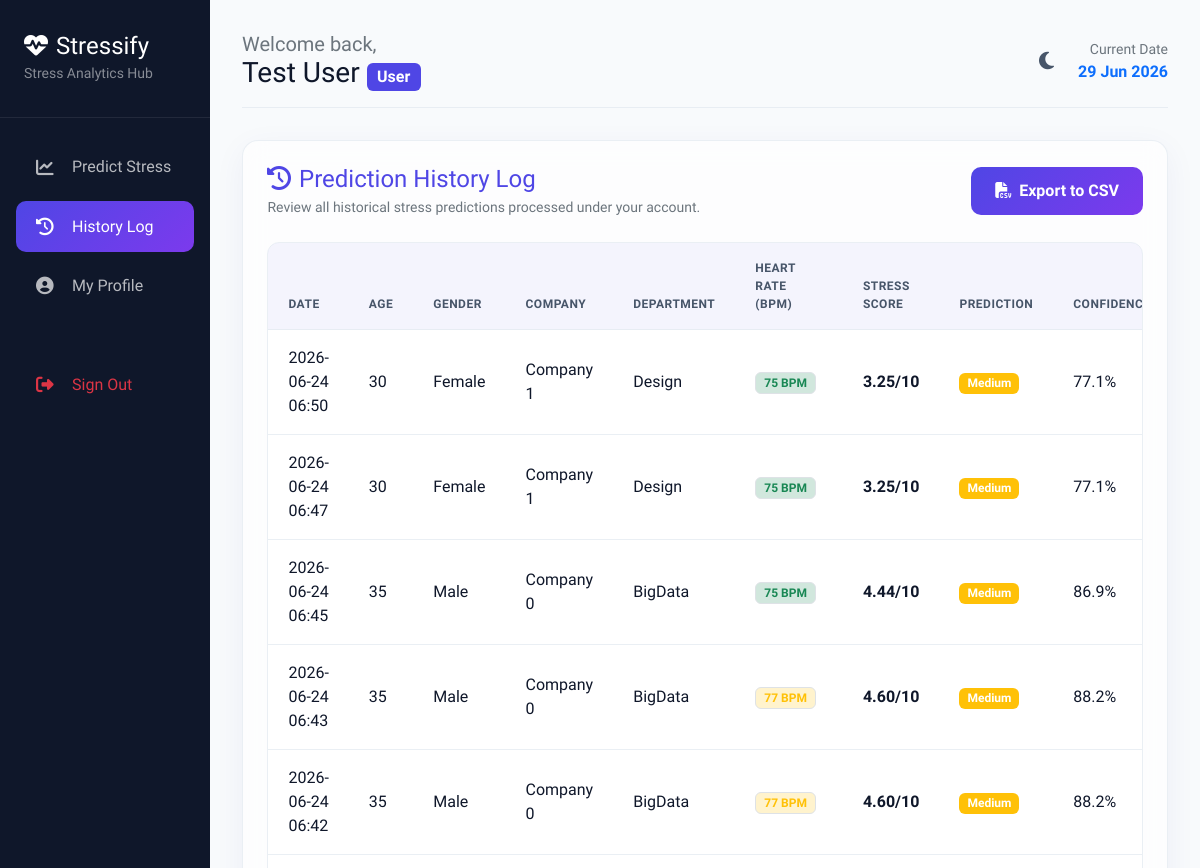
Page /history (signed in, upper part) on the earlier database version.
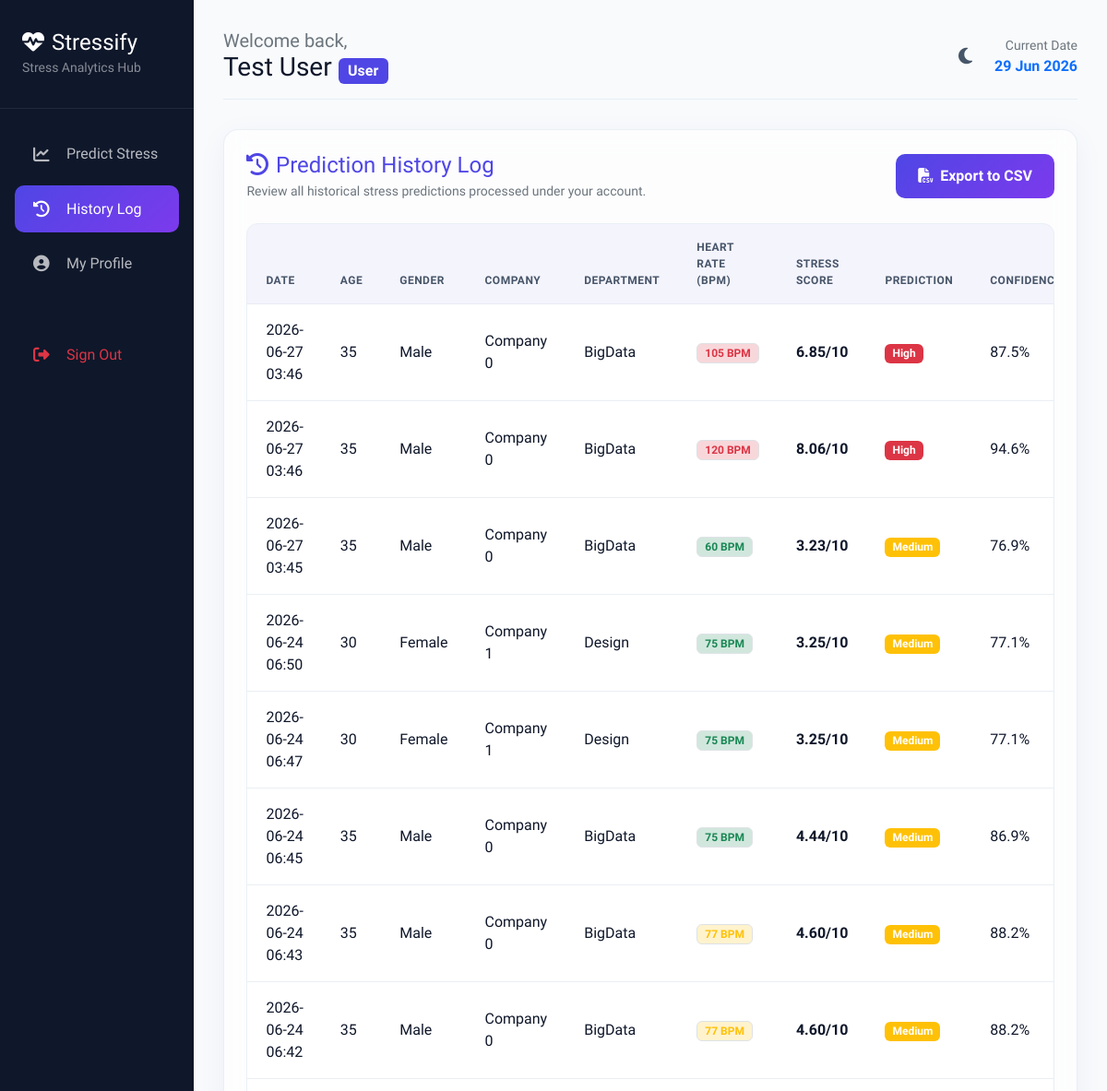
Same page on the later database version.
### models.py (models this page shows)
class Prediction(db.Model):
    __tablename__ = 'predictions'
    id = db.Column(db.Integer, primary_key=True)
    user_id = db.Column(db.Integer, db.ForeignKey('users.id', ondelete='CASCADE'), nullable=False)
    age = db.Column(db.Integer, nullable=False)
    gender = db.Column(db.String(10), nullable=False)
    company = db.Column(db.String(100), nullable=False)
    department = db.Column(db.String(100), nullable=False)
    years_in_company = db.Column(db.Float, nullable=False)
    prior_experience = db.Column(db.Float, nullable=False)
    salary = db.Column(db.Float, nullable=False)
    annual_bonus = db.Column(db.Float, nullable=False)
    resting_heart_rate = db.Column(db.Integer, nullable=False)
    predicted_stress = db.Column(db.String(20), nullable=False) # 'Low', 'Medium', 'High'
    confidence_score = db.Column(db.Float, nullable=False)
    prediction_date = db.Column(db.DateTime, default=datetime.utcnow)
    user = db.relationship('User', backref=db.backref('predictions', cascade='all, delete-orphan'))
    @property
    def calculated_score(self):
        try:
            import sys
            import os
            sys.path.insert(0, os.path.dirname(os.path.abspath(__file__)))
            from src.feature_engineering import get_dataset_extremes
            max_years, min_hr, max_hr = get_dataset_extremes()
        except Exception:
            max_years, min_hr, max_hr = 9.0, 55.0, 92.2
        workload = (self.years_in_company / max_years) * 10
        exp = max(self.years_in_company - self.prior_experience, 0.0)
        hr_s = ((self.resting_heart_rate - min_hr) / (max_hr - min_hr)) * 10
        raw = 0.40 * workload + 0.30 * exp + 0.30 * hr_s
        if self.predicted_stress == "Low":
            return min(max(raw, 0.0), 2.99)
        elif self.predicted_stress == "Medium":
            return min(max(raw, 3.0), 5.99)
        else:
            return min(max(raw, 6.0), 10.0)

### app.py (the view)
@app.route('/history')
@login_required
def user_history():
    user_predictions = Prediction.query.filter_by(user_id=current_user.id).order_by(Prediction.prediction_date.desc()).all()
    return render_template('history.html', active_page='history', predictions=user_predictions)

### app.py (called while the page is built)
@login_manager.user_loader
def load_user(user_id):
    return User.query.get(int(user_id))

@app.context_processor
def inject_now():
    return {'datetime_now': datetime.now()}

### src/feature_engineering.py (called while the page is built, shortened)
def get_dataset_extremes():
    global _dataset_extremes
    if _dataset_extremes is not None:
        return _dataset_extremes

### templates/history.html (shortened to what this page needs)
{% extends "base.html" %}
{% block content %}
<div class="glass-panel p-4 mb-4">
    <div class="d-flex justify-content-between align-items-center mb-4">
        <div>
            <h4 class="font-weight-bold mb-1 text-indigo" style="color: var(--primary-color);">
                <i class="fas fa-history me-2"></i>Prediction History Log
            </h4>
            <p class="text-secondary small mb-0">Review all historical stress predictions processed under your account.</p>
        </div>
        {% if predictions %}
        <a href="{{ url_for('export_csv') }}" class="btn btn-custom btn-custom-primary">
            <i class="fas fa-file-csv me-2"></i>Export to CSV
        </a>
        {% endif %}
    </div>
    {% if predictions %}
    <div class="table-responsive">
        <table class="table table-hover table-custom align-middle">
            <thead>
                <tr>
                    <th>Date</th>
                    <th>Age</th>
                    <th>Gender</th>
                    <th>Company</th>
                    <th>Department</th>
                    <th>Heart Rate (BPM)</th>
                    <th>Stress Score</th>
                    <th>Prediction</th>
                    <th>Confidence</th>
                </tr>
            </thead>
            <tbody>
                {% for pred in predictions %}
                <tr>
                    <td>{{ pred.prediction_date.strftime('%Y-%m-%d %H:%M') }}</td>
                    <td>{{ pred.age }}</td>
                    <td>{{ pred.gender }}</td>
                    <td>Company {{ pred.company }}</td>
                    <td>{{ pred.department }}</td>
                    <td>
                        <span class="badge bg-{{ 'success-subtle text-success' if pred.resting_heart_rate >= 60 and pred.resting_heart_rate <= 75 else 'warning-subtle text-warning' if pred.resting_heart_rate >= 76 and pred.resting_heart_rate <= 95 else 'danger-subtle text-danger' }} border px-2 py-1">
                            {{ pred.resting_heart_rate }} BPM
                        </span>
                    </td>
                    <td>
                        <strong>{{ "%.2f"|format(pred.calculated_score) }}/10</strong>
                    </td>
                    <td>
                        <span class="badge bg-{{ 'success' if pred.predicted_stress == 'Low' else 'warning' if pred.predicted_stress == 'Medium' else 'danger' }} px-2 py-1.5 font-weight-bold">
                            {{ pred.predicted_stress }}
                        </span>
                    </td>
                    <td>{{ "%.1f"|format(pred.confidence_score) }}%</td>
                </tr>
                {% endfor %}
            </tbody>
        </table>
    </div>
    {% endif %}
</div>
{% endblock %}

Differences in the rows shown:
added Prediction: prediction_date "2026-06-27 03:46", age "35", gender "Male", company "0", department "BigData", resting_heart_rate "105", calculated_score "6.85", predicted_stress "High", confidence_score "87.5"
added Prediction: prediction_date "2026-06-27 03:46", age "35", gender "Male", company "0", department "BigData", resting_heart_rate "120", calculated_score "8.06", predicted_stress "High", confidence_score "94.6"
added Prediction: prediction_date "2026-06-27 03:45", age "35", gender "Male", company "0", department "BigData", resting_heart_rate "60", calculated_score "3.23", predicted_stress "Medium", confidence_score "76.9"
